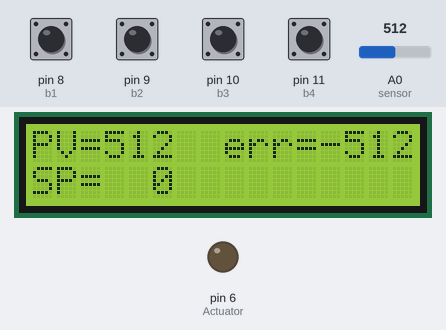
Recording of a sketch running on a simulated Arduino Uno, built with avr-gcc and run on an emulated ATmega328P. Parts: 16×2 character LCD, output pins drawn as LEDs (lit = HIGH). Inputs (shaded band) come from the test bench; at power-on: pin 8 (b1), pin 9 (b2), pin 10 (b3), pin 11 (b4) HIGH, A0 (sensor) = 512. What the sketch prints to the serial monitor is not drawn.

Above: at 1.2 s.
1.3 s: pin 8 (b1) pulled LOW for 0.15 s
At 2.3 s:
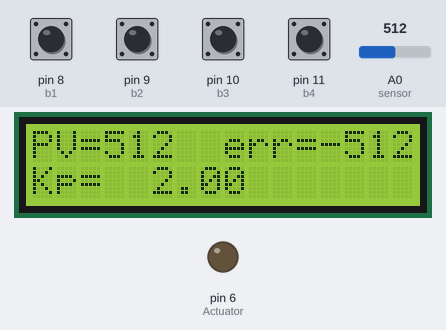
2.9 s: A0 (sensor) set to 1023
At 4.6 s:
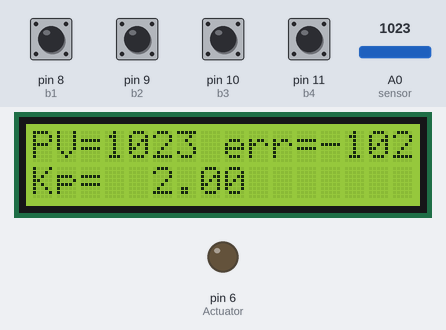
5.9 s: pin 8 (b1) pulled LOW for 1 s
At 6.8 s:
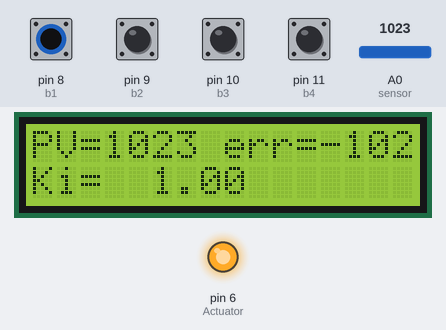
8.4 s: pin 9 (b2) pulled LOW for 0.15 s
At 8.9 s:
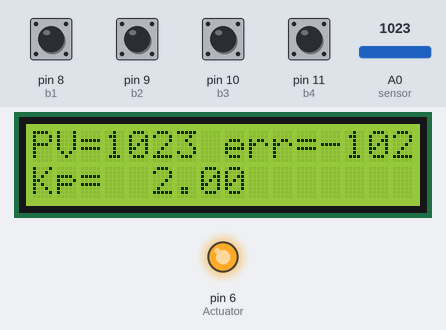
11.5 s: A0 (sensor) set to 900
At 12.5 s:
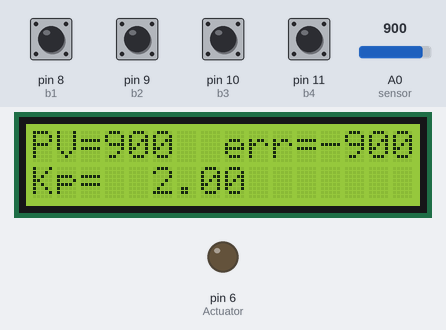
14.5 s: pin 9 (b2) pulled LOW for 1 s
At 18.0 s:
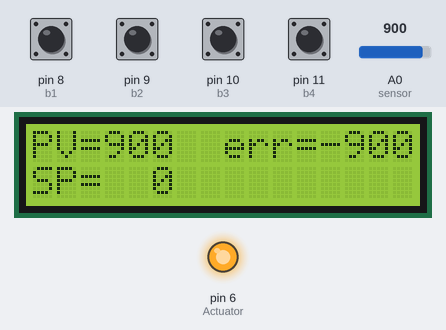
Timing chart, 0 to 19.5 s (numbered marks = the images above; inputs shaded):
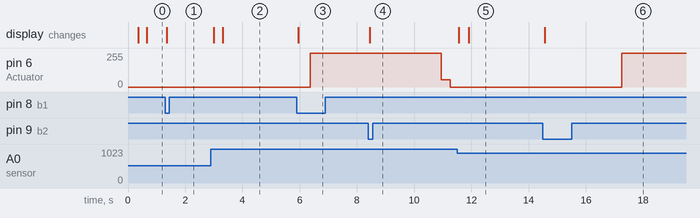

Measured:
- after the input at 1.3 s, the display: changes after 0.05 s (image 1)
- after the input at 2.9 s, the display: first changes after 0.10 s (image 2 shows a later state)
- after the input at 5.9 s, the display: changes after 0.05 s (image 3)
- after the input at 8.4 s, the display: changes after 0.05 s (image 4)
- after the input at 11.5 s, the display: first changes after 0.06 s (image 5 shows a later state)
- after the input at 14.5 s, the display: changes after 0.06 s (image 6)

The sketch:

Ulrick_Takam_-_PI_Control.ino
```cpp
//PI Control

int sensor = A0; //assign A0 value to integer sensor
int Actuator= 6; //assign pin 6 value to integer Actuator
int pv = 0; //assign value 0 to integer pv
int CO = 0; //assign value 0 to integer CO
int sp = 0;// assign value 0 to integer sp
int select = 0;// assign value 0 to integer select
int error = 0; // assign value 0 to integer error
int integralAction; //create integer integralAction
float gain =2.00 ; // assign value 2.00 to float gain
float inter = 1; // assign value 1 to float inter
int interact; // create integer interact
int base = 0; // assign value 0 to integer base


//button variables:
#include <ezButton.h>//this adds the button debounce library
ezButton b1(8); //reate ezButton object that attach to pin 8
ezButton b2(9);// create ezButton object that attach to pin 9
ezButton b3(10);// create ezButton object that attach to pin 10
ezButton b4(11);// create ezButton object that attach to pin 11

// include the library code:
#include <LiquidCrystal.h>// this is the libray for the LCD display
const int rs = 13, en = 12, d4 = 5, d5 = 4, d6 = 3, d7 = 2;
LiquidCrystal lcd(rs, en, d4, d5, d6, d7);// setup for the LCD pins

const long interval = 300;//setup the time interval for the delay
unsigned long previousMillis = 0; //set previousMillis as unsigned long

const long interval1 = 300;//setup the time interval for the delay
unsigned long previousMillis1 = 0; //set previousMillis as unsigned long


void setup() {
Serial.begin(9600);// begin the serial monitor
pinMode(Actuator, OUTPUT);// set the actuator pin declared previously as output
lcd.begin(16,2); // set up the available space on the LCD display. 16 colums and 2 rows.


}

void loop() {
  b1.loop(); // MUST call the loop() function first
  b2.loop(); // MUST call the loop() function first
  b3.loop(); // MUST call the loop() function first
  b4.loop(); // MUST call the loop() function first


    if(b1.isPressed()) //library command for when b1 is pressed
     select = select +1;//increase the select value by 1

    if(b2.isPressed()) //library command for when b2 is pressed
     select = select -1;//decrease the select value by 1

if(select >=2){//condition for when select is bigger than the number

  select = 2;
}
if(select <=0){//condition for when select is smaller than the number

  select = 0;
}


if (select == 0){//if select = 0, this is he first page/parameter

    unsigned long currentMillis = millis();//this is a delay function without using delay
    if (currentMillis - previousMillis >= interval) {
    // save the last time you blinked the LED
    previousMillis = currentMillis;//this allows the LCD to print the live value of the pv and CO once every amount of time set

lcd.setCursor(0, 0);//set the lcd cursor to the 1st column and 1st row
lcd.print("PV=");
lcd.print(pv);//print the value of pv to the lcd
lcd.print("           ");// print spaces to avoid visual bugs

lcd.setCursor(8, 0);//set the lcd cursor to the 9th column and 1st row
lcd.print("err=");
lcd.print(error);//print the value of CO to the lcd
lcd.print("           ");// print spaces to avoid visual bugs
    }

if(b3.isPressed())//library command for when b3 is pressed
  sp = sp +25;//sp + 50
    if (sp >= 1030)//sp value capped at 1030
   sp = 1030;

if(b4.isPressed())//library command for when b4 is pressed
  sp = sp -25;//sp -50
   if (sp <= 0)//sp minimum set at 0
   sp = 0;


lcd.setCursor(0, 1);//set the lcd cursor to the 1st column and 2nd row
lcd.print("SP=  ");
lcd.print(sp);//print the value of sp to the lcd
lcd.print("           ");// print spaces to avoid visual bugs
}


if (select == 1){
  unsigned long currentMillis = millis();//serves the same funtion as the part on top, to delay the LCD print
    if (currentMillis - previousMillis >= interval) {
    // save the last time you blinked the LED
    previousMillis = currentMillis;

lcd.setCursor(0, 0);//set the lcd cursor to the 1st column and 1st row
lcd.print("PV=");
lcd.print(pv);//print the value of pv to the lcd
lcd.print("           ");// print spaces to avoid visual bugs

lcd.setCursor(8, 0);//set the lcd cursor to the 9th column and 1st row
lcd.print("err=");
lcd.print(error);//print the value of CO to the lcd
lcd.print("           ");// print spaces to avoid visual bugs
    }

if(b3.isPressed())//library command for when b3 is pressed
  gain = gain +0.05;//gain + 0.05
    if (gain >= 5.0)//gain value capped at 5.0
   gain = 5.0;

if(b4.isPressed())//library command for when b4 is pressed
  gain = gain -0.05;//gain - 0.05
   if (gain <= 0.0)//gain value minimum set at 0
   gain = 0.0;

lcd.setCursor(0, 1);//set the lcd cursor to the 1st column and 2nd row
lcd.print("Kp=  ");
lcd.print(gain);//print the value of sp to the lcd
lcd.print("           ");// print spaces to avoid visual bugs


}

if (select == 2){//if select is 0, this is he first page/parameter

    unsigned long currentMillis = millis();//this is a delay function without using delay
    if (currentMillis - previousMillis >= interval) {
    // save the last time you blinked the LED
    previousMillis = currentMillis;//this allows the LCD to print the live value of the pv and CO once every amount of time set

lcd.setCursor(0, 0);//set the lcd cursor to the 1st column and 1st row
lcd.print("PV=");
lcd.print(pv);//print the value of pv to the lcd
lcd.print("           ");// print spaces to avoid visual bugs

lcd.setCursor(8, 0);//set the lcd cursor to the 9th column and 1st row
lcd.print("err=");
lcd.print(error);//print the value of CO to the lcd
lcd.print("           ");// print spaces to avoid visual bugs
    }

if(b3.isPressed())//library command for when b3 is pressed
  inter = inter +0.1;//inter + 0.1
    if (inter >= 3)//inter value capped at 3
   inter = 3;

if(b4.isPressed())//library command for when b4 is pressed
  inter = inter -0.1;//inter - 0.1
   if (inter <= 0)//inter value minimum set at 0
   inter = 0;


lcd.setCursor(0, 1);//set the lcd cursor to the 1st column and 2nd row
lcd.print("Ki=  ");
lcd.print(inter);//print the value of sp to the lcd
lcd.print("           ");// print spaces to avoid visual bugs
}


pv = analogRead(sensor);//assign the sensor value to the pv


    unsigned long currentMillis1 = millis();//this is a delay function without using delay
    if (currentMillis1 - previousMillis1 >= interval) {
      error = (sp-pv);

integralAction = (integralAction + error);
      CO = (gain*error)+(gain*integralAction);

    // save the last time you blinked the LED
    previousMillis1 = currentMillis1;//this allows the LCD to print the live value of the pv and CO once every amount of time set
    }
if (CO >= 255){//if the pv is lower than sp plus hys, the CO turns on
  CO= 255;
}
 else if (CO <= 0){//if the pv is higher than sp plus hys, the CO turns off

   CO= 0;
 }
analogWrite(Actuator, CO);//write the value of CO to the actuator pin


Serial.print("    sp=  ");
Serial.print(sp); //print the sp value to the serial monitor
Serial.print("       "); // print spaces to avoid visual bugs

Serial.print("    pv=  ");
Serial.print(pv); //print the pv value to the serial monitor
Serial.print("       "); // print spaces to avoid visual bugs
Serial.println(base); //print the base value to the serial monitor
Serial.println("       "); // print spaces to avoid visual bugs

}
```
